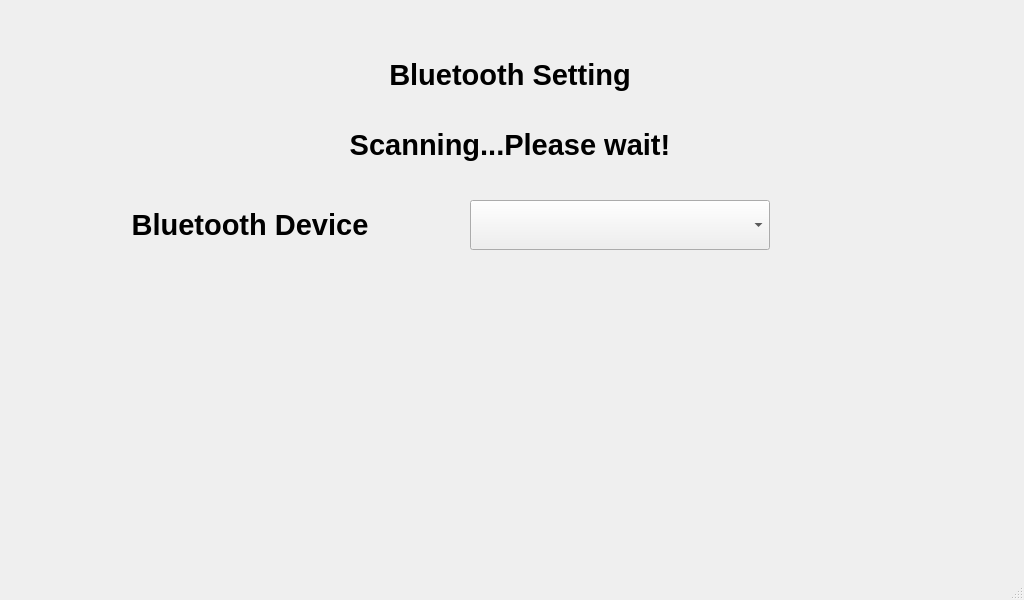
<?xml version="1.0" encoding="UTF-8"?>
<ui version="4.0">
 <class>bluetooth</class>
 <widget class="QMainWindow" name="bluetooth">
  <property name="geometry">
   <rect>
    <x>0</x>
    <y>0</y>
    <width>1024</width>
    <height>600</height>
   </rect>
  </property>
  <property name="windowTitle">
   <string>MainWindow</string>
  </property>
  <widget class="QWidget" name="centralwidget">
   <widget class="QLabel" name="label">
    <property name="geometry">
     <rect>
      <x>0</x>
      <y>0</y>
      <width>1024</width>
      <height>600</height>
     </rect>
    </property>
    <property name="text">
     <string/>
    </property>
    <property name="pixmap">
     <pixmap>pics/Standby.png</pixmap>
    </property>
    <property name="scaledContents">
     <bool>true</bool>
    </property>
   </widget>
   <widget class="QPushButton" name="back">
    <property name="geometry">
     <rect>
      <x>70</x>
      <y>420</y>
      <width>100</width>
      <height>100</height>
     </rect>
    </property>
    <property name="text">
     <string/>
    </property>
    <property name="icon">
     <iconset>
      <normaloff>pics/1 (400 × 400 px).png</normaloff>pics/1 (400 × 400 px).png</iconset>
    </property>
    <property name="iconSize">
     <size>
      <width>100</width>
      <height>100</height>
     </size>
    </property>
    <property name="flat">
     <bool>true</bool>
    </property>
   </widget>
   <widget class="QLabel" name="label_2">
    <property name="geometry">
     <rect>
      <x>100</x>
      <y>200</y>
      <width>300</width>
      <height>50</height>
     </rect>
    </property>
    <property name="text">
     <string>&lt;html&gt;&lt;head/&gt;&lt;body&gt;&lt;p align=&quot;center&quot;&gt;&lt;span style=&quot; font-size:22pt; font-weight:600;&quot;&gt;Bluetooth Device&lt;/span&gt;&lt;/p&gt;&lt;/body&gt;&lt;/html&gt;</string>
    </property>
    <property name="scaledContents">
     <bool>false</bool>
    </property>
   </widget>
   <widget class="QTextEdit" name="date">
    <property name="enabled">
     <bool>true</bool>
    </property>
    <property name="geometry">
     <rect>
      <x>40</x>
      <y>40</y>
      <width>200</width>
      <height>40</height>
     </rect>
    </property>
    <property name="palette">
     <palette>
      <active>
       <colorrole role="Base">
        <brush brushstyle="SolidPattern">
         <color alpha="0">
          <red>255</red>
          <green>255</green>
          <blue>255</blue>
         </color>
        </brush>
       </colorrole>
      </active>
      <inactive>
       <colorrole role="Base">
        <brush brushstyle="SolidPattern">
         <color alpha="0">
          <red>255</red>
          <green>255</green>
          <blue>255</blue>
         </color>
        </brush>
       </colorrole>
      </inactive>
      <disabled>
       <colorrole role="Base">
        <brush brushstyle="SolidPattern">
         <color alpha="255">
          <red>240</red>
          <green>240</green>
          <blue>240</blue>
         </color>
        </brush>
       </colorrole>
      </disabled>
     </palette>
    </property>
    <property name="font">
     <font>
      <pointsize>16</pointsize>
      <bold>true</bold>
     </font>
    </property>
    <property name="frameShape">
     <enum>QFrame::NoFrame</enum>
    </property>
    <property name="readOnly">
     <bool>true</bool>
    </property>
   </widget>
   <widget class="QTextEdit" name="time">
    <property name="geometry">
     <rect>
      <x>860</x>
      <y>40</y>
      <width>131</width>
      <height>40</height>
     </rect>
    </property>
    <property name="palette">
     <palette>
      <active>
       <colorrole role="Base">
        <brush brushstyle="SolidPattern">
         <color alpha="0">
          <red>255</red>
          <green>255</green>
          <blue>255</blue>
         </color>
        </brush>
       </colorrole>
      </active>
      <inactive>
       <colorrole role="Base">
        <brush brushstyle="SolidPattern">
         <color alpha="0">
          <red>255</red>
          <green>255</green>
          <blue>255</blue>
         </color>
        </brush>
       </colorrole>
      </inactive>
      <disabled>
       <colorrole role="Base">
        <brush brushstyle="SolidPattern">
         <color alpha="255">
          <red>240</red>
          <green>240</green>
          <blue>240</blue>
         </color>
        </brush>
       </colorrole>
      </disabled>
     </palette>
    </property>
    <property name="font">
     <font>
      <pointsize>16</pointsize>
      <bold>true</bold>
     </font>
    </property>
    <property name="frameShape">
     <enum>QFrame::NoFrame</enum>
    </property>
    <property name="readOnly">
     <bool>true</bool>
    </property>
   </widget>
   <widget class="QComboBox" name="bluetooth1">
    <property name="geometry">
     <rect>
      <x>470</x>
      <y>200</y>
      <width>300</width>
      <height>50</height>
     </rect>
    </property>
    <property name="font">
     <font>
      <pointsize>20</pointsize>
     </font>
    </property>
   </widget>
   <widget class="QLabel" name="status">
    <property name="geometry">
     <rect>
      <x>310</x>
      <y>120</y>
      <width>400</width>
      <height>50</height>
     </rect>
    </property>
    <property name="text">
     <string>&lt;html&gt;&lt;head/&gt;&lt;body&gt;&lt;p align=&quot;center&quot;&gt;&lt;span style=&quot; font-size:22pt; font-weight:600;&quot;&gt;Scanning...Please wait!&lt;/span&gt;&lt;/p&gt;&lt;/body&gt;&lt;/html&gt;</string>
    </property>
    <property name="scaledContents">
     <bool>false</bool>
    </property>
   </widget>
   <widget class="QPushButton" name="refresh">
    <property name="geometry">
     <rect>
      <x>800</x>
      <y>200</y>
      <width>50</width>
      <height>50</height>
     </rect>
    </property>
    <property name="text">
     <string/>
    </property>
    <property name="icon">
     <iconset>
      <normaloff>pics/1 (94 × 89 px) (2).png</normaloff>pics/1 (94 × 89 px) (2).png</iconset>
    </property>
    <property name="iconSize">
     <size>
      <width>50</width>
      <height>50</height>
     </size>
    </property>
    <property name="flat">
     <bool>true</bool>
    </property>
   </widget>
   <widget class="QPushButton" name="done">
    <property name="geometry">
     <rect>
      <x>780</x>
      <y>430</y>
      <width>200</width>
      <height>100</height>
     </rect>
    </property>
    <property name="text">
     <string/>
    </property>
    <property name="icon">
     <iconset>
      <normaloff>pics/2234.png</normaloff>pics/2234.png</iconset>
    </property>
    <property name="iconSize">
     <size>
      <width>200</width>
      <height>200</height>
     </size>
    </property>
    <property name="flat">
     <bool>true</bool>
    </property>
   </widget>
   <widget class="QLabel" name="label_5">
    <property name="geometry">
     <rect>
      <x>360</x>
      <y>50</y>
      <width>300</width>
      <height>50</height>
     </rect>
    </property>
    <property name="text">
     <string>&lt;html&gt;&lt;head/&gt;&lt;body&gt;&lt;p align=&quot;center&quot;&gt;&lt;span style=&quot; font-size:22pt; font-weight:600;&quot;&gt;Bluetooth Setting&lt;/span&gt;&lt;/p&gt;&lt;/body&gt;&lt;/html&gt;</string>
    </property>
   </widget>
  </widget>
  <widget class="QMenuBar" name="menubar">
   <property name="geometry">
    <rect>
     <x>0</x>
     <y>0</y>
     <width>1024</width>
     <height>17</height>
    </rect>
   </property>
  </widget>
  <widget class="QStatusBar" name="statusbar"/>
 </widget>
 <resources/>
 <connections/>
</ui>
